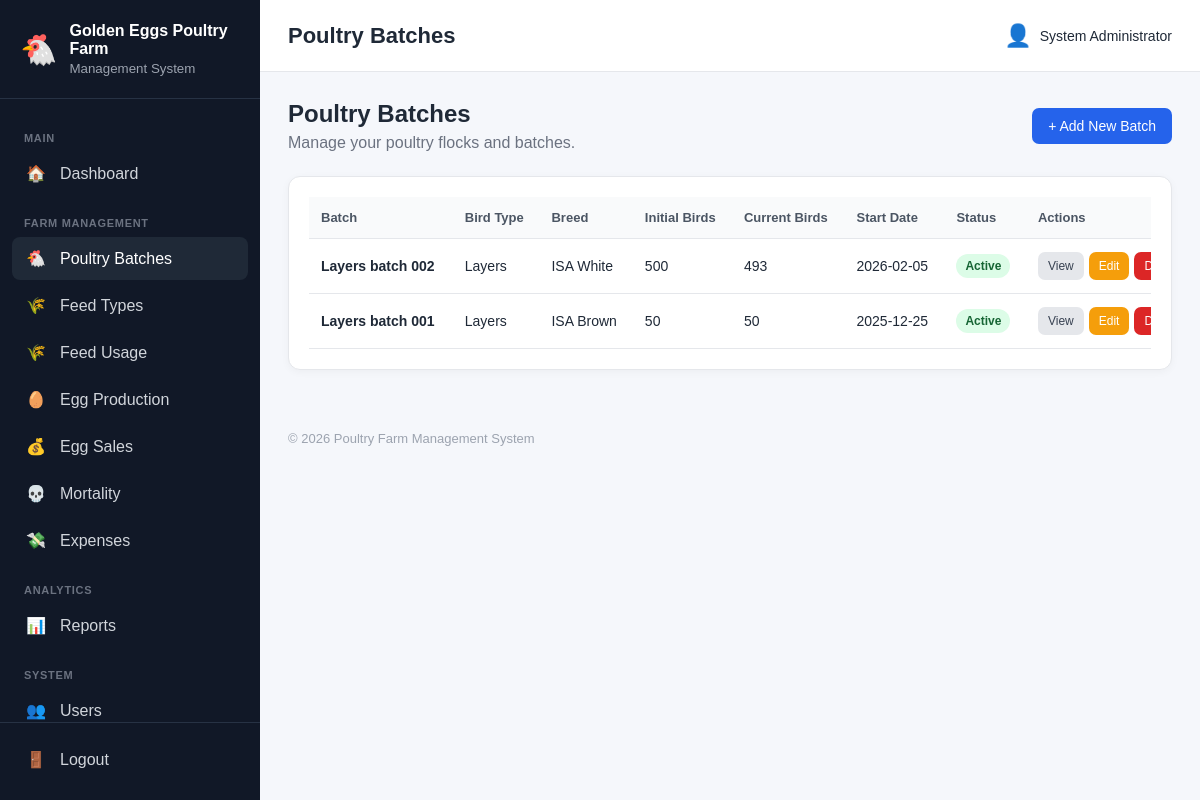
Page /batches/index.php (signed in) on the committed database.
### tables this page shows
CREATE TABLE `farm_settings` (
  `id` int(10) unsigned NOT NULL AUTO_INCREMENT,
  `farm_name` varchar(150) NOT NULL,
  `farm_location` varchar(255) DEFAULT NULL,
  `phone` varchar(50) DEFAULT NULL,
  `email` varchar(150) DEFAULT NULL,
  `currency` varchar(10) DEFAULT 'GHS',
  `timezone` varchar(100) DEFAULT 'Africa/Accra',
  `created_at` timestamp NOT NULL DEFAULT current_timestamp(),
  `updated_at` timestamp NOT NULL DEFAULT current_timestamp() ON UPDATE current_timestamp(),
  PRIMARY KEY (`id`)
);

CREATE TABLE `poultry_batches` (
  `id` int(10) unsigned NOT NULL AUTO_INCREMENT,
  `batch_name` varchar(100) NOT NULL,
  `bird_type` varchar(100) NOT NULL,
  `breed` varchar(100) DEFAULT NULL,
  `initial_quantity` int(10) unsigned NOT NULL,
  `current_quantity` int(10) unsigned NOT NULL,
  `date_started` date NOT NULL,
  `expected_sale_date` date DEFAULT NULL,
  `status` enum('active','sold','completed') DEFAULT 'active',
  `notes` text DEFAULT NULL,
  `created_by` int(10) unsigned DEFAULT NULL,
  `created_at` timestamp NOT NULL DEFAULT current_timestamp(),
  `updated_at` timestamp NOT NULL DEFAULT current_timestamp() ON UPDATE current_timestamp(),
  PRIMARY KEY (`id`),
  KEY `idx_batch_status` (`status`),
  KEY `idx_batch_date` (`date_started`),
  KEY `fk_batch_user` (`created_by`),
  CONSTRAINT `fk_batch_user` FOREIGN KEY (`created_by`) REFERENCES `users` (`id`) ON DELETE SET NULL
);

### includes/functions.php (called while the page is built, shortened)
<?php
function e(?string $value): string
{
    return htmlspecialchars(
        $value ?? '',
        ENT_QUOTES,
        'UTF-8'
    );
}
function farmSettings(): array
{
    global $pdo;
    $settings = [
        'farm_name' =>
            defined('DEFAULT_FARM_NAME')
                ? DEFAULT_FARM_NAME
                : 'Poultry Farm',
        'farm_location' =>
            'Ghana',
        'phone' =>
            null,
        'email' =>
            null,
        'currency' =>
            defined('DEFAULT_CURRENCY')
                ? DEFAULT_CURRENCY
                : 'GHS',
        'timezone' =>
            defined('DEFAULT_TIMEZONE')
                ? DEFAULT_TIMEZONE
                : 'Africa/Accra'
    ];
    try {
        $stmt = $pdo->query("
            SELECT
                farm_name,
                farm_location,
                phone,
                email,
                currency,
                timezone
            FROM farm_settings
            ORDER BY id ASC
            LIMIT 1
        ");
        $databaseSettings =
            $stmt->fetch(PDO::FETCH_ASSOC);
        if ($databaseSettings) {
            $settings = array_merge(
                $settings,
                $databaseSettings
            );
        }
    } catch (Throwable $e) {
    }
    return $settings;
}
function farmName(): string
{
    return (string) (
        farmSettings()['farm_name']
        ?? 'Poultry Farm'
    );
}
function number(int|float $value): string
{
    return number_format(
        (float)$value
    );
}

### batches/index.php (the view, shortened to what this page needs)
<?php
require_once __DIR__ . '/../config/database.php';
require_once __DIR__ . '/../includes/functions.php';
$stmt = $pdo->query("
    SELECT
        pb.id,
        pb.batch_name,
        pb.bird_type,
        pb.breed,
        pb.initial_quantity,
        pb.current_quantity,
        pb.date_started,
        pb.expected_sale_date,
        pb.status,
        pb.notes,
        u.full_name AS created_by_name
    FROM poultry_batches pb
    LEFT JOIN users u
        ON pb.created_by = u.id
    ORDER BY pb.created_at DESC
");
$batches = $stmt->fetchAll();
require_once __DIR__ . '/../includes/header.php';
?>
<div class="page-header">
    <div>
        <h2>Poultry Batches</h2>
        <p>
            Manage your poultry flocks and batches.
        </p>
    </div>
    <a
        href="add.php"
        class="btn btn-primary"
    >
        + Add New Batch
    </a>
</div>
<div class="dashboard-card">
    <?php if (empty($batches)): ?>
        <div class="empty-state">
            <div style="font-size: 45px;">
                🐔
            </div>
            <h3>No Poultry Batches Yet</h3>
            <p>
                Start by adding your first poultry batch.
            </p>
            <a
                href="add.php"
                class="btn btn-primary"
            >
                + Add First Batch
            </a>
        </div>
    <?php else: ?>
        <div class="table-responsive">
            <table class="data-table">
                <thead>
                    <tr>
                        <th>Batch</th>
                        <th>Bird Type</th>
                        <th>Breed</th>
                        <th>Initial Birds</th>
                        <th>Current Birds</th>
                        <th>Start Date</th>
                        <th>Status</th>
                        <th>Actions</th>
                    </tr>
                </thead>
                <tbody>
                <?php foreach ($batches as $batch): ?>
                    <tr>
                        <td>
                            <strong>
                                <?= e($batch['batch_name']) ?>
                            </strong>
                        </td>
                        <td>
                            <?= e($batch['bird_type']) ?>
                        </td>
                        <td>
                            <?= e($batch['breed'] ?: '—') ?>
                        </td>
                        <td>
                            <?= number((int) $batch['initial_quantity']) ?>
                        </td>
                        <td>
                            <?= number((int) $batch['current_quantity']) ?>
                        </td>
                        <td>
                            <?= e($batch['date_started']) ?>
                        </td>
                        <td>
                            <?php if ($batch['status'] === 'active'): ?>
                                <span class="status-badge status-active">
                                    Active
                                </span>
                            <?php elseif ($batch['status'] === 'sold'): ?>
                                <span class="status-badge status-sold">
                                    Sold
                                </span>
                            <?php else: ?>
                                <span class="status-badge status-completed">
                                    Completed
                                </span>
                            <?php endif; ?>
                        </td>
                        <td>
                            <div class="action-buttons">
                                <a
                                    href="view.php?id=<?= (int) $batch['id'] ?>"
                                    class="btn btn-small btn-secondary"
                                >
                                    View
                                </a>
                                <a
                                    href="edit.php?id=<?= (int) $batch['id'] ?>"
                                    class="btn btn-small btn-warning"
                                >
                                    Edit
                                </a>
                                <a
                                    href="delete.php?id=<?= (int) $batch['id'] ?>"
                                    class="btn btn-small btn-danger"
                                    onclick="return confirm('Are you sure you want to delete this batch? This will also remove its related production records.');"
                                >
                                    Delete
                                </a>
                            </div>
                        </td>
                    </tr>
                <?php endforeach; ?>
                </tbody>
            </table>
        </div>
    <?php endif; ?>
</div>
<?php require_once __DIR__ . '/../includes/footer.php'; ?>

### includes/sidebar.php (shortened to what this page needs)
<?php
$currentUri = $_SERVER['REQUEST_URI'] ?? '';
function sidebarActive(string $section): string
{
    global $currentUri;
    return str_contains(
        $currentUri,
        $section
    )
        ? 'active'
        : '';
}
?>
<aside class="sidebar" id="sidebar">
    <div class="sidebar-brand">
        <div class="brand-icon">
            🐔
        </div>
        <div>
            <strong>
                <?= e(farmName()) ?>
            </strong>
            <small>
                Management System
            </small>
        </div>
    </div>
    <nav class="sidebar-nav">
        <div class="nav-section">
            MAIN
        </div>
        <a
            href="../dashboard/index.php"
            class="<?= sidebarActive('/dashboard/') ?>"
        >
            <span>
                🏠
            </span>
            <span>
                Dashboard
            </span>
        </a>
        <div class="nav-section">
            FARM MANAGEMENT
        </div>
        <a
            href="../batches/index.php"
            class="<?= sidebarActive('/batches/') ?>"
        >
            <span>
                🐔
            </span>
            <span>
                Poultry Batches
            </span>
        </a>
        <a
            href="../feed_types/index.php"
            class="<?= sidebarActive('/feed_types/') ?>"
        >
            <span>
                🌾
            </span>
            <span>
                Feed Types
            </span>
        </a>
        <a
            href="../feed/index.php"
            class="<?= sidebarActive('/feed/') ?>"
        >
            <span>
                🌾
            </span>
            <span>
                Feed Usage
            </span>
        </a>
        <a
            href="../eggs/index.php"
            class="<?= sidebarActive('/eggs/') ?>"
        >
            <span>
                🥚
            </span>
            <span>
                Egg Production
            </span>
        </a>
        <a
            href="../sales/index.php"
            class="<?= sidebarActive('/sales/') ?>"
        >
            <span>
                💰
            </span>
            <span>
                Egg Sales
            </span>
        </a>
        <a
            href="../mortality/index.php"
            class="<?= sidebarActive('/mortality/') ?>"
        >
            <span>
                💀
            </span>
            <span>
                Mortality
            </span>
        </a>
        <a
            href="../expenses/index.php"
            class="<?= sidebarActive('/expenses/') ?>"
        >
            <span>
                💸
            </span>
            <span>
                Expenses
            </span>
        </a>
        <div class="nav-section">
            ANALYTICS
        </div>
        <a
            href="../reports/index.php"
            class="<?= sidebarActive('/reports/') ?>"
        >
            <span>
                📊
            </span>
            <span>
                Reports
            </span>
        </a>
        <div class="nav-section">
            SYSTEM
        </div>
        <a
            href="../users/index.php"
            class="<?= sidebarActive('/users/') ?>"
        >
            <span>
                👥
            </span>
            <span>
                Users
            </span>
        </a>
    </nav>
    <div class="sidebar-footer">
        <a
            href="../auth/logout.php"
            class="logout-link"
        >
            <span>
                🚪
            </span>
            <span>
                Logout
            </span>
        </a>
    </div>
</aside>

### public/assets/css/app.css (style rules this page uses)
* { box-sizing: border-box; }
html, body { margin: 0; padding: 0; font-family: Arial, Helvetica, sans-serif; background: #f5f7fb; color: #1f2937; }
a { text-decoration: none; }
.sidebar { width: 260px; min-height: 100vh; background: #111827; color: white; position: fixed; left: 0; top: 0; bottom: 0; display: flex; flex-direction: column; z-index: 1000; }
.sidebar-brand { display: flex; align-items: center; gap: 12px; padding: 22px 20px; border-bottom: 1px solid #273244; }
.brand-icon { font-size: 30px; }
.sidebar-brand strong { display: block; font-size: 16px; }
.sidebar-brand small { display: block; color: #9ca3af; margin-top: 3px; }
.sidebar-nav { padding: 15px 12px; flex: 1; overflow-y: auto; }
.nav-section { font-size: 11px; font-weight: bold; color: #6b7280; padding: 18px 12px 8px; letter-spacing: 0.7px; }
.sidebar-nav a, .logout-link { display: flex; align-items: center; gap: 12px; color: #d1d5db; padding: 12px; margin-bottom: 4px; border-radius: 8px; transition: 0.2s; }
.sidebar-nav a:hover, .sidebar-nav a.active { background: #1f2937; color: white; }
.sidebar-nav a span:first-child, .logout-link span:first-child { width: 24px; text-align: center; }
.sidebar-footer { padding: 15px 12px; border-top: 1px solid #273244; }
.dashboard-card { background: white; border: 1px solid #e5e7eb; border-radius: 12px; padding: 20px; box-shadow: 0 2px 8px rgba(0, 0, 0, 0.04); }
.page-header { display: flex; align-items: center; justify-content: space-between; gap: 20px; margin-bottom: 24px; }
.page-header h2 { margin: 0 0 6px; }
.page-header p { margin: 0; color: #6b7280; }
.btn { display: inline-flex; align-items: center; justify-content: center; gap: 6px; border: 0; border-radius: 7px; padding: 10px 16px; font-size: 14px; cursor: pointer; transition: 0.2s; }
.btn-primary { background: #2563eb; color: white; }
.btn-secondary { background: #e5e7eb; color: #374151; }
.btn-warning { background: #f59e0b; color: white; }
.btn-danger { background: #dc2626; color: white; }
.btn-small { padding: 7px 10px; font-size: 12px; }
.table-responsive { width: 100%; overflow-x: auto; }
.data-table { width: 100%; border-collapse: collapse; min-width: 900px; }
.data-table th, .data-table td { padding: 13px 12px; text-align: left; border-bottom: 1px solid #e5e7eb; }
.data-table th { background: #f9fafb; font-size: 13px; color: #4b5563; }
.data-table td { font-size: 14px; }
.status-badge { display: inline-block; padding: 5px 9px; border-radius: 20px; font-size: 12px; font-weight: 600; }
.status-active { background: #dcfce7; color: #166534; }
.action-buttons { display: flex; gap: 5px; flex-wrap: wrap; }

### rows in the picture
farm_settings: farm_name "Golden Eggs Poultry Farm"
poultry_batches: batch_name "Layers batch 002", bird_type "Layers", breed "ISA White", initial_quantity "500", current_quantity "493", date_started "2026-02-05", status "Active"
poultry_batches: batch_name "Layers batch 001", bird_type "Layers", breed "ISA Brown", initial_quantity "50", current_quantity "50", date_started "2025-12-25", status "Active"

### other values in the picture
$pageTitle "Poultry Batches"
$_SESSION['full_name'] "System Administrator"
